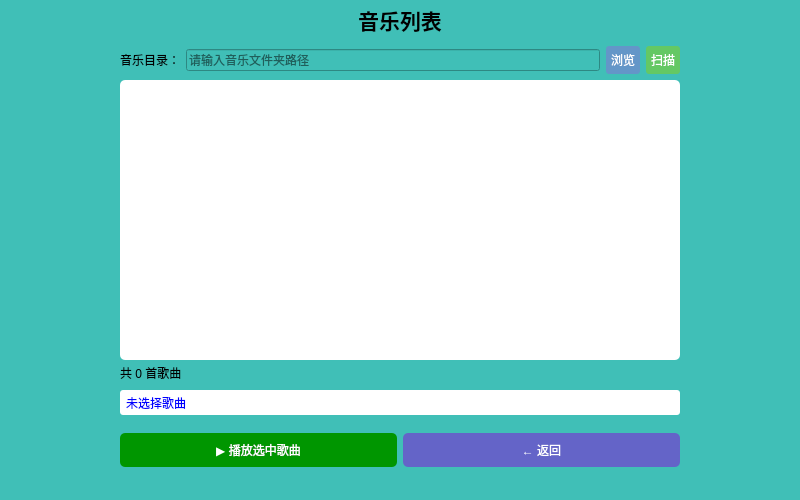
<?xml version="1.0" encoding="UTF-8"?>
<ui version="4.0">
 <class>ChoseSong</class>
 <widget class="QWidget" name="ChoseSong">
  <property name="geometry">
   <rect>
    <x>0</x>
    <y>0</y>
    <width>800</width>
    <height>500</height>
   </rect>
  </property>
  <property name="minimumSize">
   <size>
    <width>600</width>
    <height>500</height>
   </size>
  </property>
  <property name="maximumSize">
   <size>
    <width>800</width>
    <height>500</height>
   </size>
  </property>
  <property name="windowTitle">
   <string>选择歌曲</string>
  </property>
  <property name="styleSheet">
   <string notr="true">background-color: rgb(64, 191, 183);</string>
  </property>
  <widget class="QLabel" name="label_title">
   <property name="geometry">
    <rect>
     <x>300</x>
     <y>0</y>
     <width>200</width>
     <height>40</height>
    </rect>
   </property>
   <property name="font">
    <font>
     <pointsize>16</pointsize>
     <weight>75</weight>
     <bold>true</bold>
    </font>
   </property>
   <property name="text">
    <string>音乐列表</string>
   </property>
   <property name="alignment">
    <set>Qt::AlignCenter</set>
   </property>
  </widget>
  <widget class="QWidget" name="widget_path">
   <property name="geometry">
    <rect>
     <x>120</x>
     <y>40</y>
     <width>560</width>
     <height>40</height>
    </rect>
   </property>
   <layout class="QHBoxLayout" name="horizontalLayout_path">
    <item>
     <widget class="QLabel" name="label_path">
      <property name="text">
       <string>音乐目录：</string>
      </property>
     </widget>
    </item>
    <item>
     <widget class="QLineEdit" name="lineEdit_path">
      <property name="placeholderText">
       <string>请输入音乐文件夹路径</string>
      </property>
     </widget>
    </item>
    <item>
     <widget class="QPushButton" name="btn_browse">
      <property name="styleSheet">
       <string>background-color: rgb(100, 150, 200); color: white; border-radius: 3px; padding: 5px;</string>
      </property>
      <property name="text">
       <string>浏览</string>
      </property>
     </widget>
    </item>
    <item>
     <widget class="QPushButton" name="btn_scan">
      <property name="styleSheet">
       <string>background-color: rgb(100, 200, 100); color: white; border-radius: 3px; padding: 5px;</string>
      </property>
      <property name="text">
       <string>扫描</string>
      </property>
     </widget>
    </item>
   </layout>
  </widget>
  <widget class="QListWidget" name="songList">
   <property name="geometry">
    <rect>
     <x>120</x>
     <y>80</y>
     <width>560</width>
     <height>280</height>
    </rect>
   </property>
   <property name="styleSheet">
    <string>background-color: white; border-radius: 5px; font-size: 12px;</string>
   </property>
  </widget>
  <widget class="QLabel" name="label_count">
   <property name="geometry">
    <rect>
     <x>120</x>
     <y>360</y>
     <width>200</width>
     <height>25</height>
    </rect>
   </property>
   <property name="text">
    <string>共 0 首歌曲</string>
   </property>
  </widget>
  <widget class="QLabel" name="label_selected">
   <property name="geometry">
    <rect>
     <x>120</x>
     <y>390</y>
     <width>560</width>
     <height>25</height>
    </rect>
   </property>
   <property name="styleSheet">
    <string>color: blue; background-color: white; border-radius: 3px; padding: 3px;</string>
   </property>
   <property name="text">
    <string>未选择歌曲</string>
   </property>
  </widget>
  <widget class="QWidget" name="widget_buttons">
   <property name="geometry">
    <rect>
     <x>120</x>
     <y>430</y>
     <width>560</width>
     <height>40</height>
    </rect>
   </property>
   <layout class="QHBoxLayout" name="horizontalLayout_buttons">
    <item>
     <widget class="QPushButton" name="btn_play">
      <property name="styleSheet">
       <string>background-color: rgb(0, 150, 0); color: white; border-radius: 5px; padding: 8px; font-size: 12px;</string>
      </property>
      <property name="text">
       <string>▶ 播放选中歌曲</string>
      </property>
     </widget>
    </item>
    <item>
     <widget class="QPushButton" name="btn_back">
      <property name="styleSheet">
       <string>background-color: rgb(100, 100, 200); color: white; border-radius: 5px; padding: 8px; font-size: 12px;</string>
      </property>
      <property name="text">
       <string>← 返回</string>
      </property>
     </widget>
    </item>
   </layout>
  </widget>
 </widget>
 <resources/>
 <connections/>
</ui>
